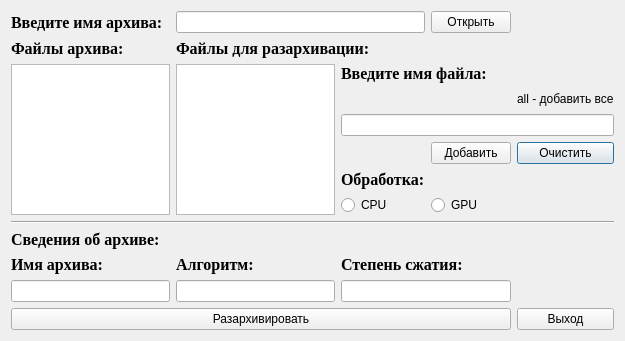
<?xml version="1.0" encoding="UTF-8"?>
<ui version="4.0">
 <class>Dialog_unzip</class>
 <widget class="QDialog" name="Dialog_unzip">
  <property name="geometry">
   <rect>
    <x>0</x>
    <y>0</y>
    <width>625</width>
    <height>341</height>
   </rect>
  </property>
  <property name="minimumSize">
   <size>
    <width>625</width>
    <height>341</height>
   </size>
  </property>
  <property name="maximumSize">
   <size>
    <width>625</width>
    <height>341</height>
   </size>
  </property>
  <property name="windowTitle">
   <string>Dialog</string>
  </property>
  <layout class="QGridLayout" name="gridLayout">
   <item row="2" column="1" rowspan="6">
    <widget class="QTextBrowser" name="textBrowser"/>
   </item>
   <item row="5" column="4">
    <widget class="QPushButton" name="pushButton_3">
     <property name="text">
      <string>Очистить</string>
     </property>
    </widget>
   </item>
   <item row="6" column="2">
    <widget class="QLabel" name="label_9">
     <property name="font">
      <font>
       <family>Times New Roman</family>
       <pointsize>12</pointsize>
       <weight>75</weight>
       <bold>true</bold>
      </font>
     </property>
     <property name="text">
      <string>Обработка:</string>
     </property>
    </widget>
   </item>
   <item row="7" column="2">
    <widget class="QRadioButton" name="radioButton">
     <property name="text">
      <string>CPU</string>
     </property>
    </widget>
   </item>
   <item row="7" column="3">
    <widget class="QRadioButton" name="radioButton_2">
     <property name="text">
      <string>GPU</string>
     </property>
    </widget>
   </item>
   <item row="11" column="0">
    <widget class="QLabel" name="label_6">
     <property name="font">
      <font>
       <family>Times New Roman</family>
       <pointsize>12</pointsize>
       <weight>75</weight>
       <bold>true</bold>
      </font>
     </property>
     <property name="text">
      <string>Имя архива:</string>
     </property>
    </widget>
   </item>
   <item row="12" column="0">
    <widget class="QLineEdit" name="lineEdit_3"/>
   </item>
   <item row="11" column="1">
    <widget class="QLabel" name="label_7">
     <property name="font">
      <font>
       <family>Times New Roman</family>
       <pointsize>12</pointsize>
       <weight>75</weight>
       <bold>true</bold>
      </font>
     </property>
     <property name="text">
      <string>Алгоритм:</string>
     </property>
    </widget>
   </item>
   <item row="12" column="1">
    <widget class="QLineEdit" name="lineEdit_4"/>
   </item>
   <item row="9" column="0">
    <widget class="QLabel" name="label_5">
     <property name="font">
      <font>
       <family>Times New Roman</family>
       <pointsize>12</pointsize>
       <weight>75</weight>
       <bold>true</bold>
      </font>
     </property>
     <property name="text">
      <string>Сведения об архиве:</string>
     </property>
    </widget>
   </item>
   <item row="13" column="0" colspan="4">
    <widget class="QPushButton" name="pushButton_4">
     <property name="text">
      <string>Разархивировать</string>
     </property>
    </widget>
   </item>
   <item row="13" column="4">
    <widget class="QPushButton" name="pushButton_5">
     <property name="text">
      <string>Выход</string>
     </property>
    </widget>
   </item>
   <item row="11" column="2" colspan="2">
    <widget class="QLabel" name="label_8">
     <property name="font">
      <font>
       <family>Times New Roman</family>
       <pointsize>12</pointsize>
       <weight>75</weight>
       <bold>true</bold>
      </font>
     </property>
     <property name="text">
      <string>Степень сжатия:</string>
     </property>
    </widget>
   </item>
   <item row="12" column="2" colspan="2">
    <widget class="QLineEdit" name="lineEdit_5"/>
   </item>
   <item row="8" column="0" colspan="5">
    <widget class="Line" name="line">
     <property name="orientation">
      <enum>Qt::Horizontal</enum>
     </property>
    </widget>
   </item>
   <item row="0" column="0">
    <widget class="QLabel" name="label">
     <property name="font">
      <font>
       <family>Times New Roman</family>
       <pointsize>12</pointsize>
       <weight>75</weight>
       <bold>true</bold>
      </font>
     </property>
     <property name="text">
      <string>Введите имя архива:</string>
     </property>
    </widget>
   </item>
   <item row="1" column="1" colspan="3">
    <widget class="QLabel" name="label_3">
     <property name="font">
      <font>
       <family>Times New Roman</family>
       <pointsize>12</pointsize>
       <weight>75</weight>
       <bold>true</bold>
      </font>
     </property>
     <property name="text">
      <string>Файлы для разархивации:</string>
     </property>
    </widget>
   </item>
   <item row="1" column="0">
    <widget class="QLabel" name="label_2">
     <property name="font">
      <font>
       <family>Times New Roman</family>
       <pointsize>12</pointsize>
       <weight>75</weight>
       <bold>true</bold>
      </font>
     </property>
     <property name="text">
      <string>Файлы архива:</string>
     </property>
    </widget>
   </item>
   <item row="0" column="1" colspan="2">
    <widget class="QLineEdit" name="lineEdit"/>
   </item>
   <item row="0" column="3">
    <widget class="QPushButton" name="pushButton">
     <property name="text">
      <string>Открыть</string>
     </property>
    </widget>
   </item>
   <item row="3" column="4">
    <widget class="QLabel" name="label_10">
     <property name="text">
      <string>all - добавить все</string>
     </property>
    </widget>
   </item>
   <item row="2" column="2" colspan="2">
    <widget class="QLabel" name="label_4">
     <property name="font">
      <font>
       <family>Times New Roman</family>
       <pointsize>12</pointsize>
       <weight>75</weight>
       <bold>true</bold>
      </font>
     </property>
     <property name="text">
      <string>Введите имя файла:</string>
     </property>
    </widget>
   </item>
   <item row="5" column="3">
    <widget class="QPushButton" name="pushButton_2">
     <property name="text">
      <string>Добавить</string>
     </property>
    </widget>
   </item>
   <item row="4" column="2" colspan="3">
    <widget class="QLineEdit" name="lineEdit_2"/>
   </item>
   <item row="2" column="0" rowspan="6">
    <widget class="QTextBrowser" name="textBrowser_2"/>
   </item>
  </layout>
 </widget>
 <resources/>
 <connections/>
</ui>
